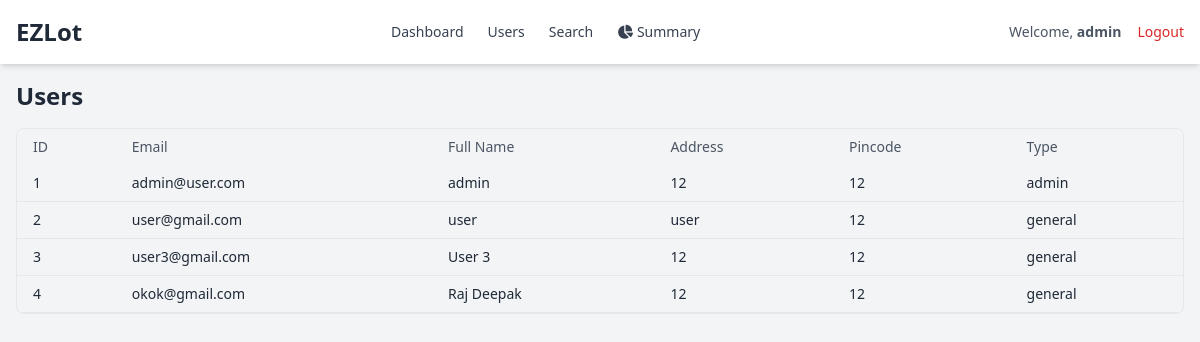
Screenshot of /users with the database file from the repository.
### application/models.py (models this page shows)
class User(db.Model):
    id = db.Column(db.Integer(), primary_key=True)
    email = db.Column(db.String(), unique=True, nullable=False)
    pwd = db.Column(db.String(),nullable=False)
    fullname=db.Column(db.String(), nullable=False)
    address = db.Column(db.String(), nullable=False)
    pincode = db.Column(db.String(), nullable=False)
    type = db.Column(db.String(), default="general")
    detais = db.relationship("Info", backref="creator")

### application/controllers.py (the view)
@app.route("/users")
def users():
    this_user = User.query.filter_by(type="admin").first()
    all_info = Info.query.all()
    all_users = User.query.with_entities(User.id, User.email, User.fullname, User.address, User.pincode, User.type).all()
    return render_template("users.html", users=all_users, this_user=this_user, all_info=all_info)

### templates/users.html (shortened to what this page needs)
<!DOCTYPE html>
<html lang="en">
<head>
    <script src="https://cdn.tailwindcss.com"></script>
    <link rel="stylesheet" href="https://cdnjs.cloudflare.com/ajax/libs/font-awesome/6.5.0/css/all.min.css" />
</head>
<body class="bg-gray-100 text-gray-800 font-sans">
    <nav class="bg-white shadow-md">
    <div class="max-w-7xl mx-auto px-4 py-4 flex justify-between items-center">
        <div class="flex items-center space-x-3">
            <span class="text-2xl font-bold text-gray-800">EZLot</span>
        </div>
        <div class="hidden md:flex space-x-6">
            <a href="/admin" class="text-gray-700 hover:text-cyan-500 text-sm font-medium">Dashboard</a>
            <a href="/users" class="text-gray-700 hover:text-cyan-500 text-sm font-medium">Users</a>
            <a href="/search_parking" class="text-gray-700 hover:text-cyan-500 text-sm font-medium">Search</a>
            <a href="/summary" class="text-gray-700 hover:text-cyan-500 text-sm font-medium flex items-center">
                <i class="fas fa-chart-pie mr-1"></i> Summary
            </a>
        </div>
        <div class="flex items-center space-x-4">
            <span class="text-sm text-gray-600">Welcome, <strong>{{ this_user.fullname }}</strong></span>
            <a href="/logout" class="text-red-600 hover:text-red-800 text-sm font-medium">Logout</a>
        </div>
    </div>
</nav>
   <div id="content" class="p-4">
    <h3 class="text-2xl font-semibold mb-4">Users</h3>
    <div id="table" class="border rounded-lg overflow-y-auto max-h-[380px]">
        <table class="min-w-full table-auto border-collapse">
            <thead class="bg-gray-100">
                <tr>
                    <th class="px-4 py-2 text-left text-sm font-medium text-gray-600">ID</th>
                    <th class="px-4 py-2 text-left text-sm font-medium text-gray-600">Email</th>
                    <th class="px-4 py-2 text-left text-sm font-medium text-gray-600">Full Name</th>
                    <th class="px-4 py-2 text-left text-sm font-medium text-gray-600">Address</th>
                    <th class="px-4 py-2 text-left text-sm font-medium text-gray-600">Pincode</th>
                    <th class="px-4 py-2 text-left text-sm font-medium text-gray-600">Type</th>
                </tr>
            </thead>
            <tbody class="text-sm">
                {% for user in users %}
                <tr class="border-b hover:bg-gray-50">
                    <td class="px-4 py-2">{{ user.id }}</td>
                    <td class="px-4 py-2">{{ user.email }}</td>
                    <td class="px-4 py-2">{{ user.fullname }}</td>
                    <td class="px-4 py-2">{{ user.address }}</td>
                    <td class="px-4 py-2">{{ user.pincode }}</td>
                    <td class="px-4 py-2">{{ user.type }}</td>
                </tr>
                {% endfor %}
            </tbody>
        </table>
    </div>
</div>
</body>
</html>

### rows the page displays
User: fullname "admin", id "1", email "admin@user.com", address "12", pincode "12", type "admin"
User: id "2", email "user@gmail.com", fullname "user", address "user", pincode "12", type "general"
User: id "3", email "user3@gmail.com", fullname "User 3", address "12", pincode "12", type "general"
User: id "4", email "okok@gmail.com", fullname "Raj Deepak", address "12", pincode "12", type "general"
